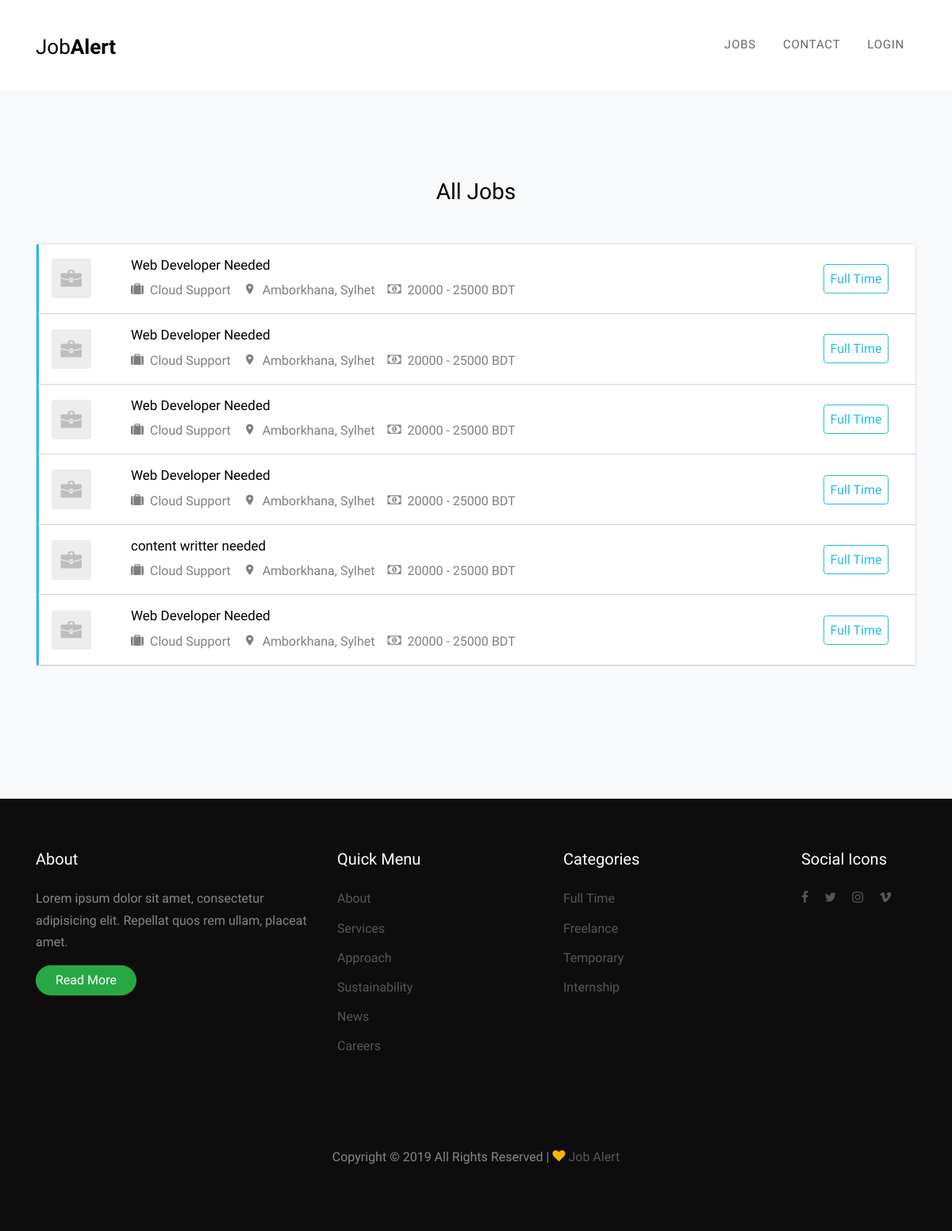
Screenshot of /index.php/jobs/all_jobs with the database file from the repository.
### tables this page shows
CREATE TABLE `jobs` (
  `id` int(11) NOT NULL,
  `user_id` int(11) NOT NULL,
  `job_title` varchar(255) NOT NULL,
  `job_description` text NOT NULL,
  `job_type` varchar(255) NOT NULL,
  `location` varchar(255) NOT NULL,
  `salary` varchar(255) NOT NULL
);

CREATE TABLE `company` (
  `id` int(11) NOT NULL,
  `user_id` int(11) NOT NULL,
  `company_name` varchar(255) NOT NULL,
  `company_logo` varchar(255) NOT NULL,
  `company_address` varchar(255) NOT NULL,
  `company_description` text NOT NULL
);

### application/controllers/Jobs.php (called while the page is built, shortened)
<?php
class Jobs extends CI_Controller {
	public function all_jobs()
	{
$this->load->library('pagination');
		$query=$this->db->select('*,jobs.id as id')->from('jobs')->join('company', 'jobs.user_id = company.user_id')->order_by('jobs.id','desc')->get();
		$data['jobs'] = $query->result_array();
		$config['per_page']        = 12;
		if ($this->uri->segment(3)) {
			$data['segment'] = $this->uri->segment(3);
		} else {
			$data['segment'] = 0;
		}
		$query = $this->db->limit($config['per_page'], $data['segment'])->select('*,jobs.id as id')->from('jobs')->join('company', 'jobs.user_id = company.user_id')->order_by('jobs.id','desc')->get();
		$data['jobs'] = $query->result_array();
		$this->load->view('include/header');
		$this->load->view('all_jobs',$data);
		$this->load->view('include/footer');
	}
}

### index.php (called while the page is built, shortened)
<?php
require_once BASEPATH.'core/CodeIgniter.php';

### application/views/all_jobs.php (the view, shortened to what this page needs)
    <div class="site-section bg-light">
      <div class="container">
        <div class="row">
          <div class="col-md-12 mb-5 mb-md-0" data-aos="fade-up" data-aos-delay="100">
            <h2 class="mb-5 h3 text-center">All Jobs</h2>
            <div class="rounded border jobs-wrap">
        <?php foreach ($jobs as $job) {  ?>
              <a href="<?=base_url()?>Jobs/job_details/<?=$job['id']?>" class="job-item d-block d-md-flex align-items-center  border-bottom fulltime">
                <div class="company-logo blank-logo text-center text-md-left pl-3">
                  <img src="asset/images/company_logo_blank.png" alt="Image" class="img-fluid mx-auto">
                </div>
                <div class="job-details h-100">
                  <div class="p-3 align-self-center">
                    <h3><?=$job['job_title']?></h3>
                    <div class="d-block d-lg-flex">
                      <div class="mr-3"><span class="icon-suitcase mr-1"></span> <?=$job['company_name']?></div>
                      <div class="mr-3"><span class="icon-room mr-1"></span> <?=$job['location']?></div>
                      <div><span class="icon-money mr-1"></span> <?=$job['salary']?></div>
                    </div>
                  </div>
                </div>
                <div class="job-category align-self-center">
                  <div class="p-3">
                    <span class="text-info p-2 rounded border border-info">Full Time</span>
                  </div>
                </div>
              </a>
  <?php } ?>
            </div>
          </div>
        </div>
      </div>
      <br><br>
<div class="container col-md-4 offset-4">
</div>
    </div>

### application/views/include/header.php (shortened to what this page needs)
<!DOCTYPE html>
<html lang="en">
  <head>
    <link rel="stylesheet" href="fonts/icomoon/style.css">
    <link rel="stylesheet" href="<?=base_url()?>asset/css/bootstrap.min.css">
    <link rel="stylesheet" href="<?=base_url()?>asset/css/magnific-popup.css">
    <link rel="stylesheet" href="<?=base_url()?>asset/css/jquery-ui.css">
    <link rel="stylesheet" href="<?=base_url()?>asset/css/owl.carousel.min.css">
    <link rel="stylesheet" href="<?=base_url()?>asset/css/owl.theme.default.min.css">
    <link rel="stylesheet" href="<?=base_url()?>asset/css/bootstrap-datepicker.css">
    <link rel="stylesheet" href="<?=base_url()?>asset/css/animate.css">
    <link rel="stylesheet" href="https://cdn.jsdelivr.net/npm/mediaelement@4.2.7/build/mediaelementplayer.min.css">
    <link rel="stylesheet" href="<?=base_url()?>asset/fonts/flaticon/font/flaticon.css">
    <link rel="stylesheet" href="<?=base_url()?>asset/css/aos.css">
    <link rel="stylesheet" href="<?=base_url()?>asset/css/style.css">
  </head>
  <body>
  <div class="site-wrap">
    <div class="site-navbar-wrap js-site-navbar bg-white">
      <div class="container">
        <div class="site-navbar bg-light">
          <div class="py-1">
            <div class="row align-items-center">
              <div class="col-2">
                <h2 class="mb-0 site-logo"><a href="<?=base_url()?>">Job<strong class="font-weight-bold">Alert</strong> </a></h2>
              </div>
              <div class="col-10">
                <nav class="site-navigation text-right" role="navigation">
                  <div class="container">
                    <ul class="site-menu js-clone-nav d-none d-lg-block">
<?php  if($this->session->userdata('user_type')=='employee'){ ?>
                     <li><a href="categories.html">Browse Jobs</a></li>
                      <li><a href="<?=base_url()?>Contact/">Contact</a></li>
                      <li><a href="<?=base_url()?>Jobs/all_jobs">Jobs</a></li>
                      <li class="has-children">
                        <a href="category.html">Profile</a>
                        <ul class="dropdown">
                          <li><a href="category.html">View Profile</a></li>
                          <li><a href="#">Applied Job</a></li>
                          <li><a href="<?=base_url()?>Contact/">Contact</a></li>
                          <li><a href="new-post.html">Logout</a></li>
                        </ul>
                      </li>
          <?php } else{?>
                    <li><a href="<?=base_url()?>Jobs/all_jobs">Jobs</a></li>
                      <li><a href="contact.html">Contact</a></li>
                      <li><a href="<?=base_url()?>Login">Login</a></li>
                <?php } ?>
                    </ul>
                  </div>
                </nav>
              </div>
            </div>
          </div>
        </div>
      </div>
    </div>
    <div style="height: 113px;"></div>

### application/views/include/footer.php (shortened to what this page needs)
    <footer class="site-footer">
      <div class="container">
        <div class="row">
          <div class="col-md-4">
            <h3 class="footer-heading mb-4 text-white">About</h3>
            <p>Lorem ipsum dolor sit amet, consectetur adipisicing elit. Repellat quos rem ullam, placeat amet.</p>
            <p><a href="#" class="btn btn-primary pill text-white px-4">Read More</a></p>
          </div>
          <div class="col-md-6">
            <div class="row">
              <div class="col-md-6">
                <h3 class="footer-heading mb-4 text-white">Quick Menu</h3>
                  <ul class="list-unstyled">
                    <li><a href="#">About</a></li>
                    <li><a href="#">Services</a></li>
                    <li><a href="#">Approach</a></li>
                    <li><a href="#">Sustainability</a></li>
                    <li><a href="#">News</a></li>
                    <li><a href="#">Careers</a></li>
                  </ul>
              </div>
              <div class="col-md-6">
                <h3 class="footer-heading mb-4 text-white">Categories</h3>
                  <ul class="list-unstyled">
                    <li><a href="#">Full Time</a></li>
                    <li><a href="#">Freelance</a></li>
                    <li><a href="#">Temporary</a></li>
                    <li><a href="#">Internship</a></li>
                  </ul>
              </div>
            </div>
          </div>
          <div class="col-md-2">
            <div class="col-md-12"><h3 class="footer-heading mb-4 text-white">Social Icons</h3></div>
              <div class="col-md-12">
                <p>
                  <a href="#" class="pb-2 pr-2 pl-0"><span class="icon-facebook"></span></a>
                  <a href="#" class="p-2"><span class="icon-twitter"></span></a>
                  <a href="#" class="p-2"><span class="icon-instagram"></span></a>
                  <a href="#" class="p-2"><span class="icon-vimeo"></span></a>
                </p>
              </div>
          </div>
        </div>
        <div class="row pt-5 mt-5 text-center">
          <div class="col-md-12">
            <p>
            Copyright &copy;  All Rights Reserved | <i class="icon-heart text-warning" aria-hidden="true"></i> <a href="https://colorlib.com" target="_blank" >Job Alert</a>
            </p>
          </div>
        </div>
      </div>
    </footer>
  </div>
  </body>
</html>

### asset/css/style.css (style rules this page uses)
body { line-height: 1.7; color: rgba(0, 0, 0, 0.5); font-weight: 400; font-size: 1rem; font-family: "Roboto Mono", SFMono-Regular, Menlo, Monaco, Consolas, "Liberation Mono", "Courier New", monospace; font-family: "Work Sans", -apple-system, BlinkMacSystemFont, "Segoe UI", Roboto, "Helvetica Neue", Arial, sans-serif, "Apple Color Emoji", "Segoe UI Emoji", "Segoe UI Symbol", "Noto Color Emoji"; }
h1, h2, h3, h4, h5, .h1, .h2, .h3, .h4, .h5 { color: #000; }
a { -webkit-transition: .3s all ease; -o-transition: .3s all ease; transition: .3s all ease; }
.site-wrap:before { -webkit-transition: .3s all ease-in-out; -o-transition: .3s all ease-in-out; transition: .3s all ease-in-out; background: rgba(0, 0, 0, 0.6); content: ""; position: absolute; z-index: 2000; top: 0; left: 0; right: 0; bottom: 0; opacity: 0; visibility: hidden; }
.btn { position: relative; top: 0; }
.btn.pill { border-radius: 30px !important; }
.site-section { padding: 3em 0; }
@media (min-width: 768px) { .site-section { padding: 7em 0; } }
.site-footer { padding: 4em 0; background: #0d0d0d; color: rgba(255, 255, 255, 0.5); }
.site-footer .footer-heading { font-size: 20px; }
.site-footer a { color: rgba(255, 255, 255, 0.3); }
.site-footer ul li { margin-bottom: 10px; }
.site-navbar-wrap { background: #fff !important; position: fixed; z-index: 99; width: 100%; padding: 20px 0; margin-bottom: 113px; left: 0; -webkit-transition: .3s all ease; -o-transition: .3s all ease; transition: .3s all ease; }
.site-navbar-top, .site-navbar { border-bottom: 1px solid rgba(0, 0, 0, 0.1); }
.site-navbar { margin-bottom: 0px; width: 100%; border-bottom: none; background: #fff !important; }
.site-navbar .site-logo { font-weight: 200; }
.site-navbar .site-logo a { font-weight: 200; font-size: 26px; color: #000; }
.site-navbar .site-navigation .site-menu { margin-bottom: 0; }
.site-navbar .site-navigation .site-menu a { text-decoration: none !important; font-size: 15px; display: inline-block; }
.site-navbar .site-navigation .site-menu > li { display: inline-block; padding: 10px 5px; }
.site-navbar .site-navigation .site-menu > li > a { padding: 10px 10px; text-transform: uppercase; letter-spacing: .05em; color: rgba(0, 0, 0, 0.6); font-size: 15px; text-decoration: none !important; }
.site-navbar .site-navigation .site-menu > li:last-child { padding-right: 0; }
.site-navbar .site-navigation .site-menu > li:last-child > a { padding-right: 0; }
.site-mobile-menu .site-nav-wrap { padding: 0; margin: 0; list-style: none; position: relative; }
.site-mobile-menu .site-nav-wrap a { padding: 10px 20px; display: block; position: relative; color: #212529; }
.site-mobile-menu .site-nav-wrap li { position: relative; display: block; }
.site-mobile-menu .site-nav-wrap > li { display: block; position: relative; float: left; width: 100%; }
.site-mobile-menu .site-nav-wrap > li > a { padding-left: 20px; font-size: 20px; }
.jobs-wrap .job-item { display: block; border-bottom: 1px solid #ced4da !important; color: rgba(0, 0, 0, 0.5); background: #fff; position: relative; z-index: 1; }
.jobs-wrap .job-item.fulltime { border-left: 3px solid #26baee; }
.jobs-wrap .job-item .company-logo { -webkit-box-flex: 0; -ms-flex: 0 0 100px; flex: 0 0 100px; }
.jobs-wrap .job-item .company-logo img { max-width: 50px; border-radius: 4px; }
.jobs-wrap .job-item h3 { font-size: 17px; }
.jobs-wrap .job-item .job-details { width: calc(100% - 250px); }
.jobs-wrap .job-item .job-category { -webkit-box-flex: 0; -ms-flex: 0 0 150px; flex: 0 0 150px; text-align: center; }

### rows the page displays
jobs: job_title "Web Developer Needed", company.company_name "Cloud Support", location "Amborkhana, Sylhet", salary "20000 - 25000 BDT"
jobs: job_title "Web Developer Needed", company.company_name "Cloud Support", location "Amborkhana, Sylhet", salary "20000 - 25000 BDT"
jobs: job_title "Web Developer Needed", company.company_name "Cloud Support", location "Amborkhana, Sylhet", salary "20000 - 25000 BDT"
jobs: job_title "Web Developer Needed", company.company_name "Cloud Support", location "Amborkhana, Sylhet", salary "20000 - 25000 BDT"
jobs: job_title "content writter needed", company.company_name "Cloud Support", location "Amborkhana, Sylhet", salary "20000 - 25000 BDT"
jobs: job_title "Web Developer Needed", company.company_name "Cloud Support", location "Amborkhana, Sylhet", salary "20000 - 25000 BDT"
